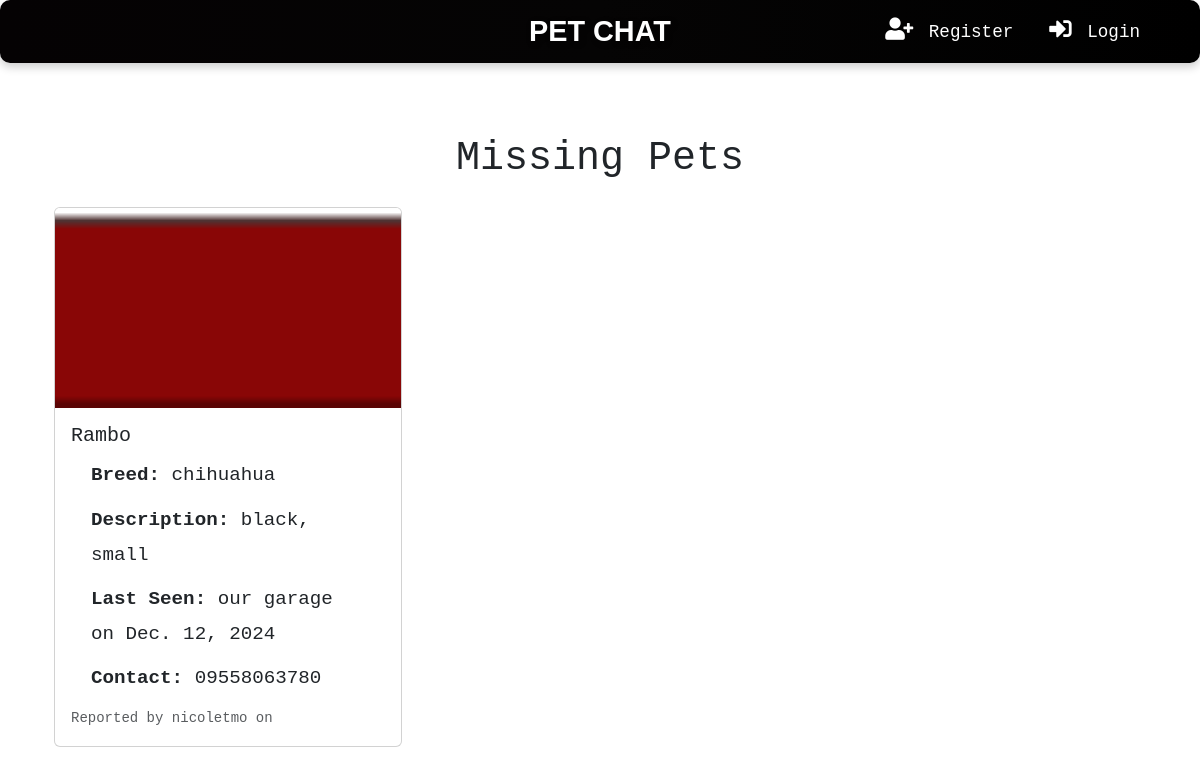
Page /news/ on the committed database.
### app/models.py (models this page shows, shortened)
class MissingPetReport(models.Model):
    user = models.ForeignKey(User, on_delete=models.CASCADE, related_name="missing_pet_reports")
    pet_name = models.CharField(max_length=100)
    breed = models.CharField(max_length=100)
    description = models.TextField()
    last_seen = models.CharField(max_length=255)
    date_last_seen = models.DateField()
    contact_info = models.CharField(max_length=255)
    pet_picture = models.ImageField(upload_to="missing_pets/")
    created_at = models.DateTimeField(auto_now_add=True)

### app/views.py (the view)
# urls.py: path('news/', views.news_page, name='news_page'),
def news_page(request):
    missing_pets = MissingPetReport.objects.all().order_by('-date_last_seen')
    return render(request, 'news.html', {'missing_pets': missing_pets})

### app/templates/news.html
{% extends 'base.html' %}
{% load static %}
{% block content %}
<div class="container mt-5">
    <h1 class="text-center mb-4">Missing Pets</h1>
    {% if missing_pets %}
        <div class="row">
            {% for pet in missing_pets %}
                <div class="col-md-4 mb-4">
                    <div class="card">
                        {% if pet.pet_picture %}
                            <img src="{{ pet.pet_picture.url }}" class="card-img-top" alt="{{ pet.pet_name }}" style="height: 200px; object-fit: cover;">
                        {% else %}
                            <img src="{% static 'images/default_pet.jpg' %}" class="card-img-top" alt="Default Pet Image" style="height: 200px; object-fit: cover;">
                        {% endif %}
                        <div class="card-body">
                            <h5 class="card-title">{{ pet.pet_name }}</h5>
                            <p class="card-text"><strong>Breed:</strong> {{ pet.breed }}</p>
                            <p class="card-text"><strong>Description:</strong> {{ pet.description|truncatewords:20 }}</p>
                            <p class="card-text"><strong>Last Seen:</strong> {{ pet.last_seen }} on {{ pet.date_last_seen }}</p>
                            <p class="card-text"><strong>Contact:</strong> {{ pet.contact_info }}</p>
                            <small class="text-muted">Reported by {{ pet.user.username }} on {{ pet.reported_at|date:"F j, Y, g:i a" }}</small>
                        </div>
                    </div>
                </div>
            {% endfor %}
        </div>
    {% else %}
        <div class="text-center">
            <h3>No missing pet reports found.</h3>
            <p>Be the first to report a missing pet.</p>
            <a href="{% url 'reportmissing_pet' %}" class="btn btn-success">Report a Missing Pet</a>
        </div>
    {% endif %}
</div>
{% endblock %}

### app/static/css/style.css (style rules this page uses)
body { font-family: 'Courier New', Courier, monospace; }
p { font-size: 1.2em; margin: 10px 20px; line-height: 1.8em; }

### rows in the picture
MissingPetReport: pet_picture (picture), pet_name "Rambo", breed "chihuahua", description "black, small", last_seen "our garage", date_last_seen "Dec. 12, 2024", contact_info "09558063780", user.username "nicoletmo"
